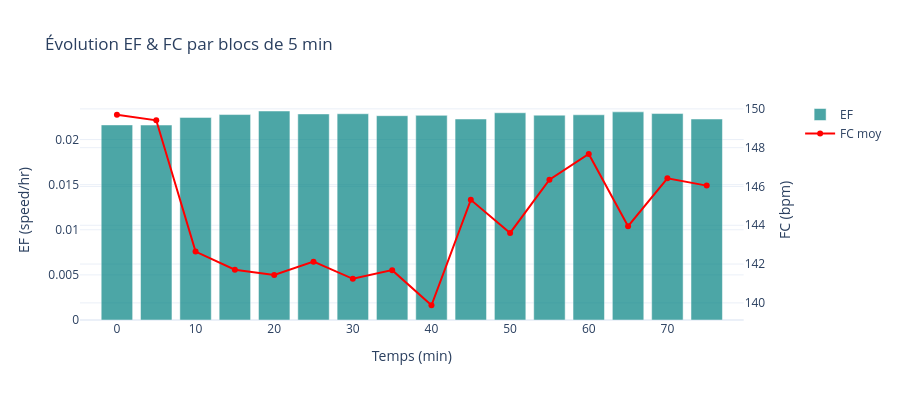

Here is the notebook cell this chart was saved with:
### Markdown cell above
## 4. Allure vs FC — Efficiency Factor dans le temps

### Code cell
# On découpe la séance en blocs de 5 minutes pour voir l'évolution de l'EF
df_run = df.loc[get_running_mask(df, params)].dropna(subset=['speed_ms', 'hr']).copy()

block_size = 300  # 5 minutes
n_blocks = len(df_run) // block_size

blocks = []
for i in range(n_blocks):
    chunk = df_run.iloc[i*block_size:(i+1)*block_size]
    blocks.append({
        'block': i + 1,
        'time_min': i * 5,
        'hr_mean': chunk['hr'].mean(),
        'speed_kmh': chunk['speed_kmh'].mean(),
        'ef': chunk['speed_ms'].mean() / chunk['hr'].mean(),
        'power_mean': chunk['power'].mean() if 'power' in chunk.columns else np.nan
    })

df_blocks = pd.DataFrame(blocks)

fig3 = make_subplots(specs=[[{'secondary_y': True}]])

fig3.add_trace(go.Bar(
    x=df_blocks['time_min'], y=df_blocks['ef'],
    name='EF', marker_color='teal', opacity=0.7
), secondary_y=False)

fig3.add_trace(go.Scatter(
    x=df_blocks['time_min'], y=df_blocks['hr_mean'],
    name='FC moy', line=dict(color='red', width=2)
), secondary_y=True)

fig3.update_layout(
    height=400, template='plotly_white',
    title='Évolution EF & FC par blocs de 5 min',
    xaxis_title='Temps (min)'
)
fig3.update_yaxes(title_text='EF (speed/hr)', secondary_y=False)
fig3.update_yaxes(title_text='FC (bpm)', secondary_y=True)
fig3.show()

### Figure 1 — Plotly figure (JSON) as saved in the notebook; plotly's stock layout.template omitted (floating-point values rounded to 4 significant figures)
{"data": [{"marker": {"color": "teal"}, "name": "EF", "opacity": 0.7, "type": "bar", "x": [0, 5, 10, 15, 20, 25, 30, 35, 40, 45, 50, 55, 60, 65, 70, 75], "xaxis": "x", "y": [0.02162, 0.0216, 0.02245, 0.02277, 0.02316, 0.02283, 0.02285, 0.02264, 0.02268, 0.02227, 0.02297, 0.0227, 0.02274, 0.02306, 0.02288, 0.02227], "yaxis": "y"}, {"line": {"color": "red", "width": 2}, "name": "FC moy", "type": "scatter", "x": [0, 5, 10, 15, 20, 25, 30, 35, 40, 45, 50, 55, 60, 65, 70, 75], "xaxis": "x", "y": [149.7, 149.4, 142.6, 141.7, 141.4, 142.1, 141.2, 141.7, 139.9, 145.3, 143.6, 146.3, 147.7, 144.0, 146.4, 146.0], "yaxis": "y2"}], "layout": {"height": 400, "title": {"text": "Évolution EF & FC par blocs de 5 min"}, "xaxis": {"anchor": "y", "domain": [0, 0.94], "title": {"text": "Temps (min)"}}, "yaxis": {"anchor": "x", "domain": [0, 1], "title": {"text": "EF (speed/hr)"}}, "yaxis2": {"anchor": "x", "overlaying": "y", "side": "right", "title": {"text": "FC (bpm)"}}}}
